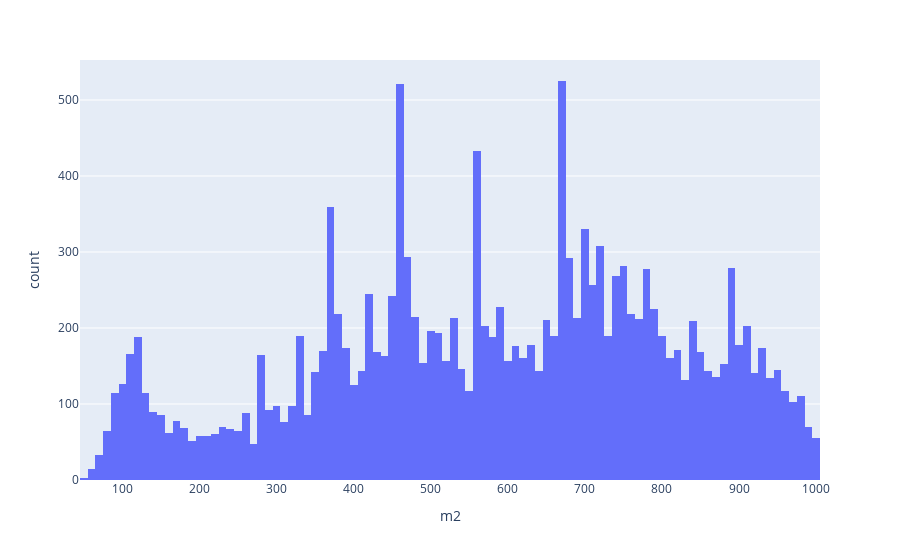

The notebook cell this image was saved under:
### Code cell
px.histogram(df, 'm2')

### Figure 1 — Plotly figure (JSON) as saved in the notebook; plotly's stock layout.template omitted (floating-point values rounded to 4 significant figures; data arrays with more than 128 entries replaced by an {"elided": "..."} marker saying what was removed)
{"data": [{"alignmentgroup": "True", "bingroup": "x", "hovertemplate": "m2=%{x}<br>count=%{y}<extra></extra>", "legendgroup": "", "marker": {"color": "#636efa", "pattern": {"shape": ""}}, "name": "", "offsetgroup": "", "orientation": "v", "showlegend": false, "type": "histogram", "x": {"elided": "15961 float values"}, "xaxis": "x", "yaxis": "y"}], "layout": {"barmode": "relative", "legend": {"tracegroupgap": 0}, "margin": {"t": 60}, "xaxis": {"anchor": "y", "domain": [0, 1], "title": {"text": "m2"}}, "yaxis": {"anchor": "x", "domain": [0, 1], "title": {"text": "count"}}}}
